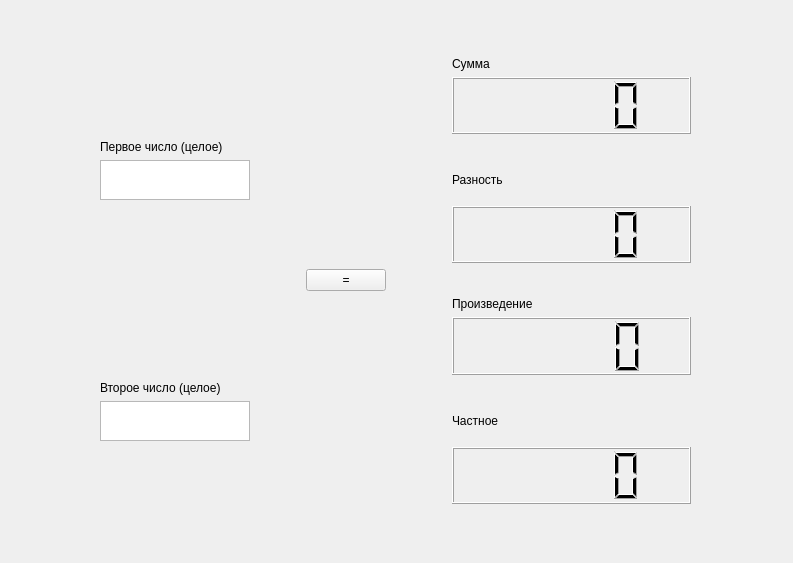
<?xml version="1.0" encoding="UTF-8"?>
<ui version="4.0">
 <class>Form</class>
 <widget class="QWidget" name="Form">
  <property name="geometry">
   <rect>
    <x>0</x>
    <y>0</y>
    <width>793</width>
    <height>563</height>
   </rect>
  </property>
  <property name="windowTitle">
   <string>Form</string>
  </property>
  <property name="accessibleName">
   <string/>
  </property>
  <property name="layoutDirection">
   <enum>Qt::LeftToRight</enum>
  </property>
  <widget class="QWidget" name="gridLayoutWidget">
   <property name="geometry">
    <rect>
     <x>0</x>
     <y>0</y>
     <width>791</width>
     <height>561</height>
    </rect>
   </property>
   <layout class="QGridLayout" name="gridLayout_3">
    <item row="4" column="0">
     <spacer name="horizontalSpacer_5">
      <property name="orientation">
       <enum>Qt::Horizontal</enum>
      </property>
      <property name="sizeType">
       <enum>QSizePolicy::Fixed</enum>
      </property>
      <property name="sizeHint" stdset="0">
       <size>
        <width>100</width>
        <height>20</height>
       </size>
      </property>
     </spacer>
    </item>
    <item row="3" column="1">
     <widget class="QLabel" name="label">
      <property name="text">
       <string>Первое число (целое)</string>
      </property>
     </widget>
    </item>
    <item row="8" column="4">
     <widget class="QLCDNumber" name="lcdNumber_3"/>
    </item>
    <item row="7" column="4">
     <widget class="QLabel" name="label_7">
      <property name="text">
       <string>Произведение</string>
      </property>
     </widget>
    </item>
    <item row="5" column="1">
     <spacer name="verticalSpacer">
      <property name="orientation">
       <enum>Qt::Vertical</enum>
      </property>
      <property name="sizeHint" stdset="0">
       <size>
        <width>20</width>
        <height>40</height>
       </size>
      </property>
     </spacer>
    </item>
    <item row="2" column="1">
     <spacer name="verticalSpacer_2">
      <property name="orientation">
       <enum>Qt::Vertical</enum>
      </property>
      <property name="sizeHint" stdset="0">
       <size>
        <width>20</width>
        <height>40</height>
       </size>
      </property>
     </spacer>
    </item>
    <item row="4" column="4">
     <widget class="QLabel" name="label_6">
      <property name="text">
       <string>Разность</string>
      </property>
     </widget>
    </item>
    <item row="11" column="4">
     <widget class="QLCDNumber" name="lcdNumber_4"/>
    </item>
    <item row="5" column="4">
     <widget class="QLCDNumber" name="lcdNumber_2"/>
    </item>
    <item row="4" column="1">
     <widget class="QTextEdit" name="textEdit">
      <property name="maximumSize">
       <size>
        <width>150</width>
        <height>40</height>
       </size>
      </property>
      <property name="html">
       <string>&lt;!DOCTYPE HTML PUBLIC &quot;-//W3C//DTD HTML 4.0//EN&quot; &quot;http://www.w3.org/TR/REC-html40/strict.dtd&quot;&gt;
&lt;html&gt;&lt;head&gt;&lt;meta name=&quot;qrichtext&quot; content=&quot;1&quot; /&gt;&lt;style type=&quot;text/css&quot;&gt;
p, li { white-space: pre-wrap; }
&lt;/style&gt;&lt;/head&gt;&lt;body style=&quot; font-family:'MS Shell Dlg 2'; font-size:8.25pt; font-weight:400; font-style:normal;&quot;&gt;
&lt;p style=&quot;-qt-paragraph-type:empty; margin-top:0px; margin-bottom:0px; margin-left:0px; margin-right:0px; -qt-block-indent:0; text-indent:0px;&quot;&gt;&lt;br /&gt;&lt;/p&gt;&lt;/body&gt;&lt;/html&gt;</string>
      </property>
      <property name="tabStopDistance">
       <double>80.000000000000000</double>
      </property>
     </widget>
    </item>
    <item row="6" column="1">
     <spacer name="horizontalSpacer">
      <property name="orientation">
       <enum>Qt::Horizontal</enum>
      </property>
      <property name="sizeType">
       <enum>QSizePolicy::Maximum</enum>
      </property>
      <property name="sizeHint" stdset="0">
       <size>
        <width>200</width>
        <height>20</height>
       </size>
      </property>
     </spacer>
    </item>
    <item row="12" column="4">
     <spacer name="verticalSpacer_6">
      <property name="orientation">
       <enum>Qt::Vertical</enum>
      </property>
      <property name="sizeHint" stdset="0">
       <size>
        <width>20</width>
        <height>40</height>
       </size>
      </property>
     </spacer>
    </item>
    <item row="10" column="4">
     <widget class="QLabel" name="label_8">
      <property name="text">
       <string>Частное</string>
      </property>
     </widget>
    </item>
    <item row="0" column="4">
     <spacer name="verticalSpacer_5">
      <property name="orientation">
       <enum>Qt::Vertical</enum>
      </property>
      <property name="sizeHint" stdset="0">
       <size>
        <width>20</width>
        <height>40</height>
       </size>
      </property>
     </spacer>
    </item>
    <item row="1" column="4">
     <widget class="QLabel" name="label_5">
      <property name="text">
       <string>Сумма</string>
      </property>
     </widget>
    </item>
    <item row="10" column="1">
     <widget class="QTextEdit" name="textEdit_2">
      <property name="maximumSize">
       <size>
        <width>150</width>
        <height>40</height>
       </size>
      </property>
      <property name="html">
       <string>&lt;!DOCTYPE HTML PUBLIC &quot;-//W3C//DTD HTML 4.0//EN&quot; &quot;http://www.w3.org/TR/REC-html40/strict.dtd&quot;&gt;
&lt;html&gt;&lt;head&gt;&lt;meta name=&quot;qrichtext&quot; content=&quot;1&quot; /&gt;&lt;style type=&quot;text/css&quot;&gt;
p, li { white-space: pre-wrap; }
&lt;/style&gt;&lt;/head&gt;&lt;body style=&quot; font-family:'MS Shell Dlg 2'; font-size:8.25pt; font-weight:400; font-style:normal;&quot;&gt;
&lt;p style=&quot;-qt-paragraph-type:empty; margin-top:0px; margin-bottom:0px; margin-left:0px; margin-right:0px; -qt-block-indent:0; text-indent:0px;&quot;&gt;&lt;br /&gt;&lt;/p&gt;&lt;/body&gt;&lt;/html&gt;</string>
      </property>
      <property name="tabStopDistance">
       <double>80.000000000000000</double>
      </property>
     </widget>
    </item>
    <item row="2" column="4">
     <widget class="QLCDNumber" name="lcdNumber"/>
    </item>
    <item row="6" column="2">
     <widget class="QPushButton" name="pushButton">
      <property name="text">
       <string>=</string>
      </property>
     </widget>
    </item>
    <item row="2" column="5">
     <spacer name="horizontalSpacer_6">
      <property name="orientation">
       <enum>Qt::Horizontal</enum>
      </property>
      <property name="sizeType">
       <enum>QSizePolicy::Maximum</enum>
      </property>
      <property name="sizeHint" stdset="0">
       <size>
        <width>100</width>
        <height>20</height>
       </size>
      </property>
     </spacer>
    </item>
    <item row="8" column="1">
     <spacer name="verticalSpacer_3">
      <property name="orientation">
       <enum>Qt::Vertical</enum>
      </property>
      <property name="sizeHint" stdset="0">
       <size>
        <width>20</width>
        <height>40</height>
       </size>
      </property>
     </spacer>
    </item>
    <item row="6" column="4">
     <spacer name="horizontalSpacer_2">
      <property name="orientation">
       <enum>Qt::Horizontal</enum>
      </property>
      <property name="sizeHint" stdset="0">
       <size>
        <width>40</width>
        <height>20</height>
       </size>
      </property>
     </spacer>
    </item>
    <item row="11" column="1">
     <spacer name="verticalSpacer_4">
      <property name="orientation">
       <enum>Qt::Vertical</enum>
      </property>
      <property name="sizeHint" stdset="0">
       <size>
        <width>20</width>
        <height>40</height>
       </size>
      </property>
     </spacer>
    </item>
    <item row="9" column="1">
     <widget class="QLabel" name="label_2">
      <property name="text">
       <string>Второе число (целое)</string>
      </property>
     </widget>
    </item>
    <item row="6" column="3">
     <spacer name="horizontalSpacer_7">
      <property name="orientation">
       <enum>Qt::Horizontal</enum>
      </property>
      <property name="sizeType">
       <enum>QSizePolicy::Maximum</enum>
      </property>
      <property name="sizeHint" stdset="0">
       <size>
        <width>60</width>
        <height>20</height>
       </size>
      </property>
     </spacer>
    </item>
   </layout>
  </widget>
 </widget>
 <resources/>
 <connections/>
</ui>
